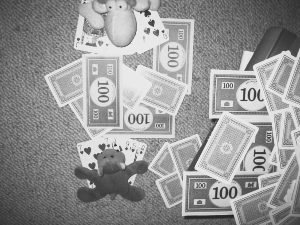
#> input picture data/query.jpg, 300 x 225 px
$ jupyter execute --allow-errors Test.ipynb
#> lines starting #> are read from the running program, lines starting #| are printed output that depends on the picture
[cell 1]
import cv2
import utils
import numpy as np
from matplotlib import pyplot as plt
from sklearn.metrics.pairwise import euclidean_distances

query = cv2.imread("data/query.jpg", cv2.IMREAD_GRAYSCALE)
#> query is the input picture: shape (225, 300); min 37, max 234, mean 148.7
template = cv2.imread("data/template.jpg", cv2.IMREAD_GRAYSCALE)
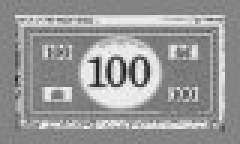
#> input picture data/template.jpg, 80 x 48 px (shown 3 times larger)
#> template is the input picture: shape (48, 80); min 29, max 245, mean 151.1
angles = np.linspace(0, 360, 36)
scales = np.linspace(0.9, 1.3, 10)
print(template.shape)
#| (48, 80)
plt.imshow(template)

query.shape
#> Out = (225, 300)

[cell 2]

votes = np.fft.fft2(query)

utils.show(query)
#> (this line was passed over: utils is not available in this run)
utils.show(np.abs(votes))
#> (this line was passed over: utils is not available in this run)


  # -compute correlation

[cell 3]
an_array=query[0:40,0:40]
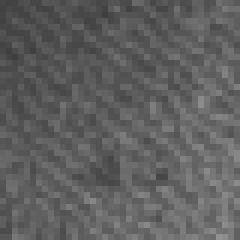
#> an_array: shape (40, 40) (shown 6 times larger); min 62, max 145, mean 95.4
print(np.max(votes[0:40,0:40]))
#| (10038406+0j)
print(np.max(an_array))
#| 145

r, c = np.where(an_array == np.max(an_array))
#> r = [39]; c = [36]

an_array[r,c]
print(r)
#| [39]
print(c)
#| [36]
